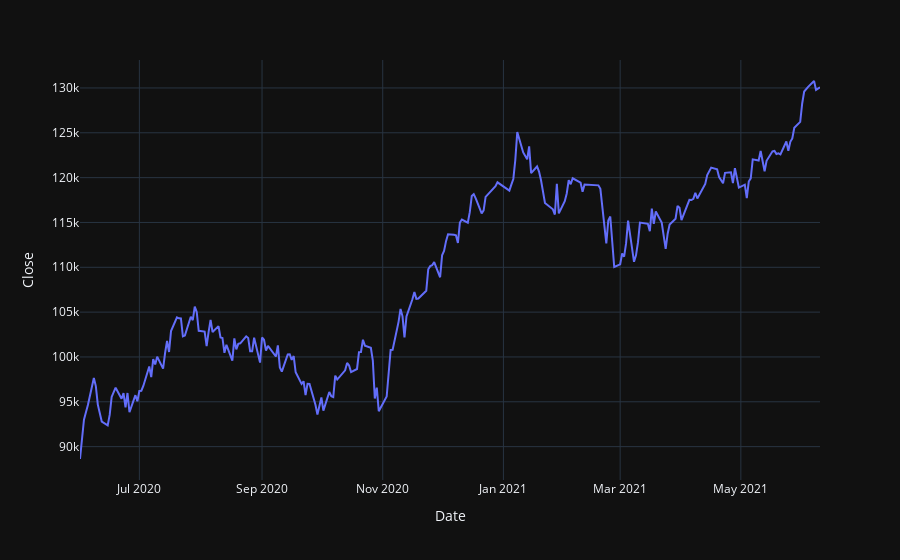

The notebook cell saved with this chart:
### Code cell
# plot the data and MA
import plotly.express as px
fig = px.line(aapl_historical, x=aapl_historical.index , y="Close", template = 'plotly_dark')
fig.show()

### Figure 1 — Plotly figure (JSON) as saved in the notebook; plotly's stock layout.template omitted (floating-point values rounded to 4 significant figures; data arrays with more than 128 entries replaced by an {"elided": "..."} marker saying what was removed)
{"data": [{"hovertemplate": "Date=%{x}<br>Close=%{y}<extra></extra>", "legendgroup": "", "line": {"color": "#636efa", "dash": "solid"}, "marker": {"symbol": "circle"}, "mode": "lines", "name": "", "orientation": "v", "showlegend": false, "type": "scatter", "x": {"elided": "248 str values"}, "xaxis": "x", "y": {"elided": "248 int values"}, "yaxis": "y"}], "layout": {"legend": {"tracegroupgap": 0}, "margin": {"t": 60}, "xaxis": {"anchor": "y", "domain": [0, 1], "title": {"text": "Date"}}, "yaxis": {"anchor": "x", "domain": [0, 1], "title": {"text": "Close"}}}}
